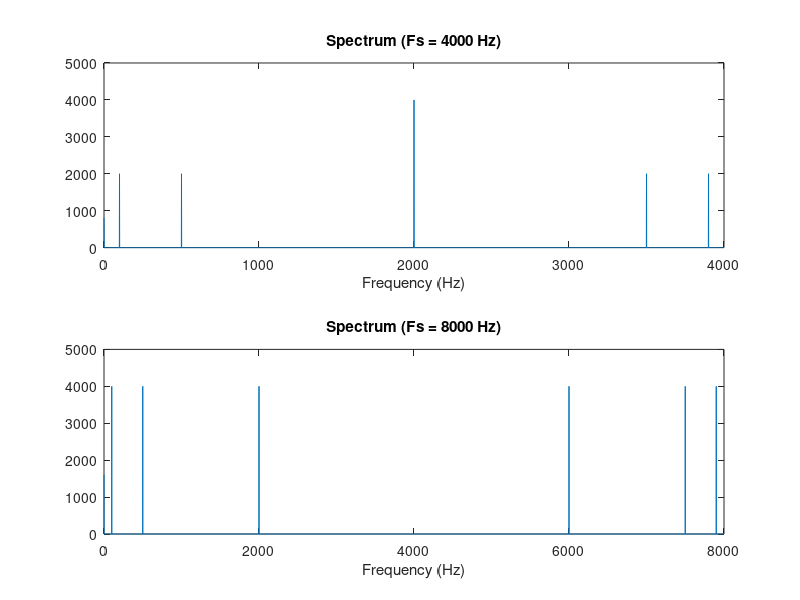
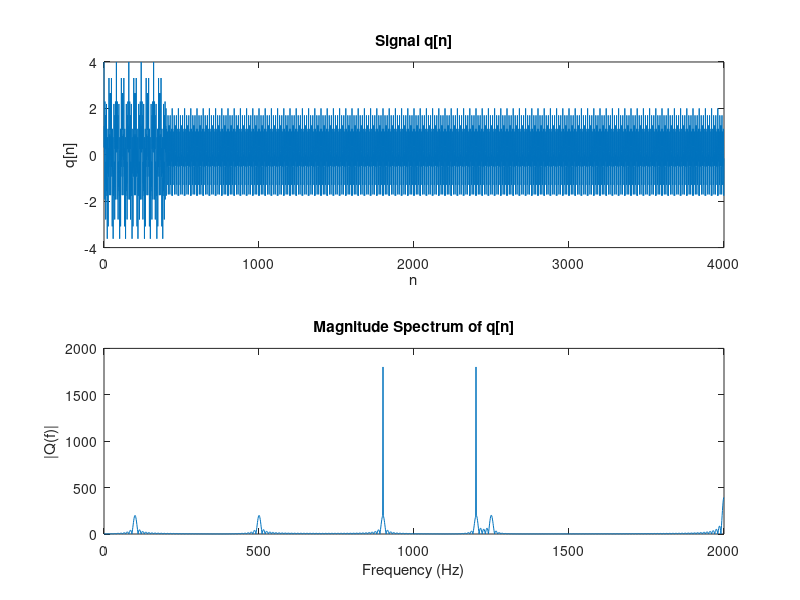
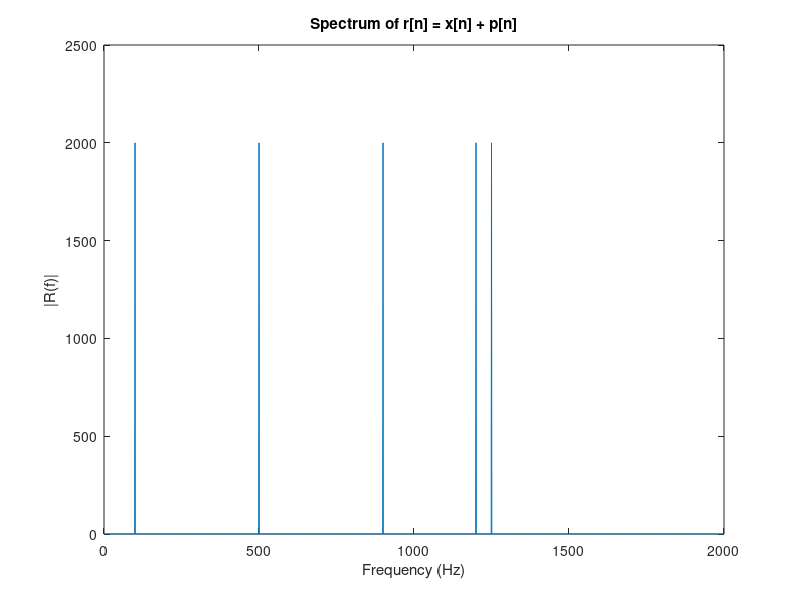

Source code (MATLAB) for these figures, in order:
%BANDARA H.G.T.D. 2022e048
%Part 01_05 

% Original signal with Fs = 4000 Hz (hard to see 2000 Hz)
Fs1 = 4000;
t1 = 0:1/Fs1:1-1/Fs1;
y1 = 0.2 + cos(2*pi*100*t1) + cos(2*pi*500*t1) + cos(2*pi*2000*t1);

Y1 = fft(y1);
f1 = (0:length(Y1)-1)*(Fs1/length(Y1));

figure;
subplot(2,1,1);
plot(f1, abs(Y1));
title('Spectrum (Fs = 4000 Hz)'); xlabel('Frequency (Hz)'); xlim([0 Fs1]);

% Improved signal with Fs = 8000 Hz (clearly shows 2000 Hz)
Fs2 = 8000;
t2 = 0:1/Fs2:1-1/Fs2;
y2 = 0.2 + cos(2*pi*100*t2) + cos(2*pi*500*t2) + cos(2*pi*2000*t2);

Y2 = fft(y2);
f2 = (0:length(Y2)-1)*(Fs2/length(Y2));

subplot(2,1,2);
plot(f2, abs(Y2));
title('Spectrum (Fs = 8000 Hz)'); xlabel('Frequency (Hz)'); xlim([0 Fs2]);

%q05 after 
Fs = 4000;
n = 0:3999;  % 4000 samples = 1 second

x = cos(2*pi*100*n/Fs) + cos(2*pi*500*n/Fs) + ...
    cos(2*pi*2000*n/Fs) + cos(2*pi*2750*n/Fs);  % original signal
p = cos(2*pi*900*n/Fs) + cos(2*pi*1200*n/Fs);   % new signal


q = zeros(size(n));
q(1:400) = x(1:400);           % 0 ≤ n < 400
q(401:end) = p(401:end);       % 400 ≤ n < 4000


%Step 3: Plot q[n] and its spectrum
figure;

% Time domain
subplot(2,1,1);
plot(n, q);
xlabel('n'); ylabel('q[n]');
title('Signal q[n]');

% Frequency domain
Q = fft(q);
f = (0:length(Q)-1)*(Fs/length(Q));

subplot(2,1,2);
plot(f(1:end/2), abs(Q(1:end/2)));
xlabel('Frequency (Hz)');
ylabel('|Q(f)|');
title('Magnitude Spectrum of q[n]');

%Solution: Use r[n] = x[n] + p[n]
r = x + p;

R = fft(r);
f = (0:length(R)-1)*(Fs/length(R));

figure;
plot(f(1:end/2), abs(R(1:end/2)));
xlabel('Frequency (Hz)');
ylabel('|R(f)|');
title('Spectrum of r[n] = x[n] + p[n]');

